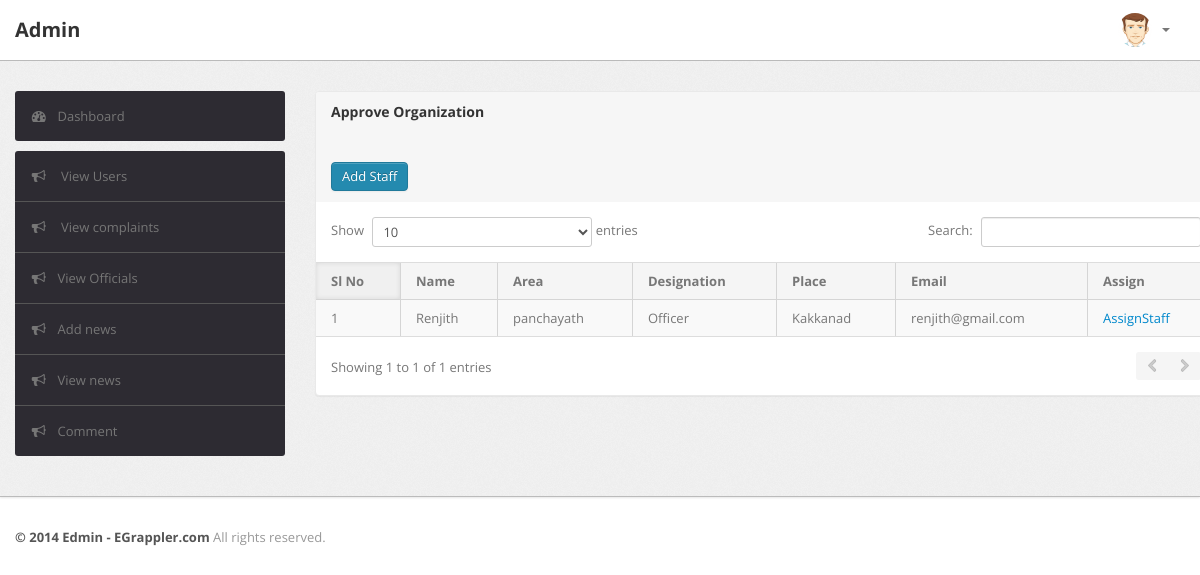
/admin/assign_staff.php, run on the app's committed database.
### tables this page shows
CREATE TABLE `staff` (
  `id` int(11) NOT NULL,
  `name` varchar(500) NOT NULL,
  `area` varchar(2000) NOT NULL,
  `designation` varchar(500) NOT NULL,
  `place` varchar(500) NOT NULL,
  `email` varchar(500) NOT NULL,
  `password` varchar(500) NOT NULL,
  `profile` varchar(500) NOT NULL
);

### admin/assign_staff.php (the view, shortened to what this page needs)
<?php
require"header.php";
?>
                    <div class="span9" >
                        <div class="content">
                            <div class="module" style="width:900px;">
                                <div class="module-head">
                                    <h3>
                                       Approve Organization</h3>
                                       <br><br>
                                       <a href="add_staff.php" class="btn btn-primary"> Add Staff</a>
                                </div>
                                <?php
                                $sql="select * from staff";
                                $res=mysqli_query($con,$sql);
                                ?>
                                <div class="module-body table">
                                    <table cellpadding="0" cellspacing="0" border="0" class="datatable-1 table table-bordered table-striped	 display"
                                        width="100%">
                                        <thead>
                                            <tr>
                                                <th>
                                                   Sl No
                                                </th>
                                                <th>
                                                     Name
                                                </th>
                                                <th>
                                                    Area
                                                </th>
                                                <th>
                                                  Designation
                                                </th>
                                                <th>
                                                   Place
                                                </th>
                                                <th>
                                                  Email
                                                </th>
                                                <th>
                                                    Assign
                                                </th>
                                            </tr>
                                        </thead>
                                        <tbody>
                                        	<?php
                                        	$i=1;
                                        	while($row=mysqli_fetch_array($res))
                                        	{
                                        		?>
                                        		 <tr class="odd gradeX">
                                                <td>
                                                   <?php echo $i++;?>
                                                </td>
                                                 <td>
                                                   <?php echo $row['name'];?>
                                                </td>
                                                <td>
                                                   <?php echo $row['area'];?>
                                                </td>
                                                  <td>
                                                   <?php echo $row['designation'];?>
                                                </td>
                                                 <td>
                                                   <?php echo $row['place'];?>
                                                </td>
                                                 <td>
                                                   <?php echo $row['email'];?>
                                                </td>
                                             <td><a href="assign_staff.php?id=<?php echo $_GET['id']?>&sid=<?php echo $row['id']?>">AssignStaff </a> </td>
                                            </tr>
                                        		<?php
                                        	}
                                        	?>
                                        </tbody>
                                    </table>
                                </div>
                            </div>
                        </div>
                    </div>
                </div>
            </div>
        </div>
       <?php
       require"footer.php";
       ?>

### data on the page
staff: name "Renjith", area "panchayath", designation "Officer", place "Kakkanad", email "renjith@gmail.com"
